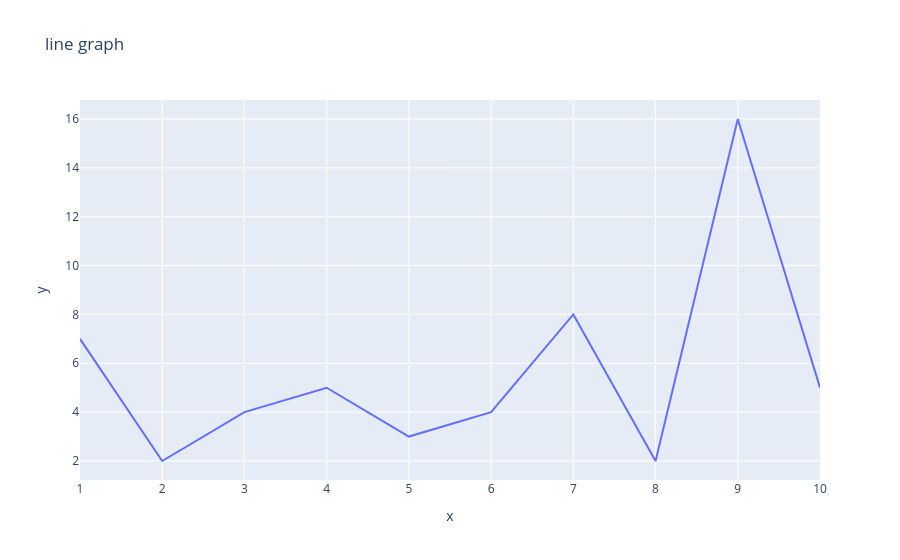

Write notebook code for a chart like this one.
### Code cell
fig_3 = px.line (x=x,y = y,title = "line graph")

fig_3.show()

### Figure 1 — Plotly figure (JSON) as saved in the notebook; plotly's stock layout.template omitted (floating-point values rounded to 4 significant figures)
{"data": [{"hovertemplate": "x=%{x}<br>y=%{y}<extra></extra>", "legendgroup": "", "line": {"color": "#636efa", "dash": "solid"}, "marker": {"symbol": "circle"}, "mode": "lines", "name": "", "orientation": "v", "showlegend": false, "type": "scatter", "x": [1, 2, 3, 4, 5, 6, 7, 8, 9, 10], "xaxis": "x", "y": [7, 2, 4, 5, 3, 4, 8, 2, 16, 5], "yaxis": "y"}], "layout": {"legend": {"tracegroupgap": 0}, "title": {"text": "line graph"}, "xaxis": {"anchor": "y", "domain": [0, 1], "title": {"text": "x"}}, "yaxis": {"anchor": "x", "domain": [0, 1], "title": {"text": "y"}}}}
